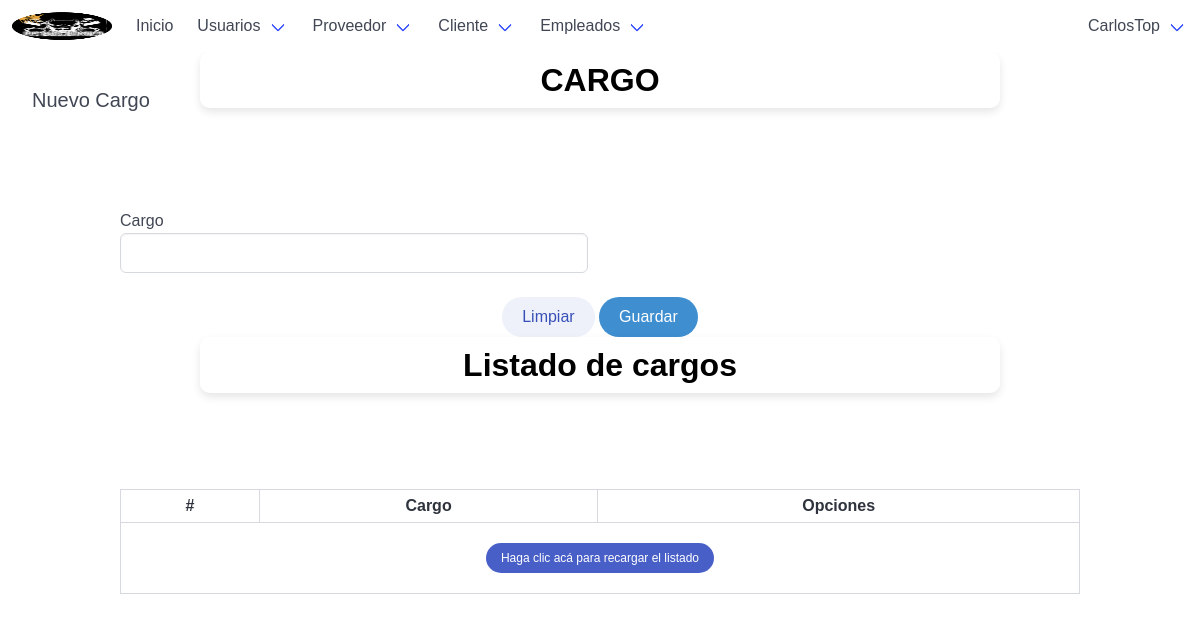
The page /postNew/2/ (signed in) on the database as committed earlier.
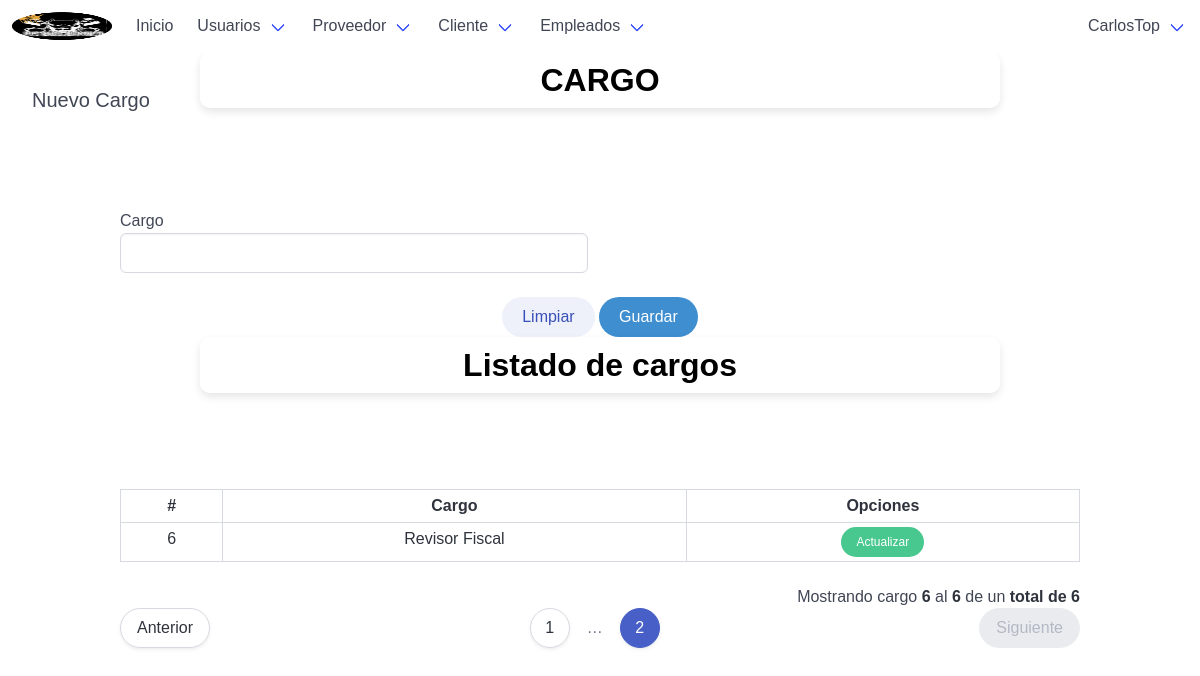
The same page on the database as committed later.
### tables this page shows
CREATE TABLE `cargos` (
  `id_cargos` int(11) NOT NULL,
  `tipo_cargo` varchar(50) NOT NULL
);

### autoload.php (called while the page is built, shortened)
<?php
    spl_autoload_register(function($clase){
        $archivo=__DIR__."/".$clase.".php";
        $archivo=str_replace("\\","/",$archivo);
    });

### app/models/viewsModel.php (called while the page is built, shortened)
<?php
	class viewsModel{
		protected function obtenerVistasModelo($vista){
			$listaBlanca=["dashboard","userNew","userList","userUpdate","userSearch","userPhoto","logOut","tsupplierNew","tsupplierUpdate","supplierNew","supplierUpdate","customerNew","customerList","postNew","postUpdate","employeeNew","employeeUpdate","informationshop"];
			if(in_array($vista, $listaBlanca)){
				if(is_file("./app/views/content/".$vista."-view.php")){
					$contenido="./app/views/content/".$vista."-view.php";
				}else{
					$contenido="404";
				}
			}elseif($vista=="login" || $vista=="index"){
				$contenido="login";
			}else{
				$contenido="404";
			}
			return $contenido;
		}
	}

### app/controllers/viewsController.php (called while the page is built, shortened)
<?php
	class viewsController extends viewsModel{
		public function obtenerVistasControlador($vista) {
			if ($vista == "login") {
				return "login";
			}elseif($vista == "customerNew" ) {
				return "customerNew";
			}elseif($vista == "informationshop" ) {
				return "informationshop";
			}elseif ($vista != "") {
				return $this->obtenerVistasModelo($vista);
			}
		}
	}

### app/controllers/postController.php (the view, shortened to what this page needs)
<?php
	class postController extends mainModel{
		public function listarPostControlador($pagina, $registros, $url, $busqueda) {
			$pagina = $this->limpiarCadena($pagina);
			$registros = $this->limpiarCadena($registros);
			$url = $this->limpiarCadena($url);
			$url = APP_URL . $url . "/";
			$busqueda = $this->limpiarCadena($busqueda);
			$tabla = "";
			$pagina = (isset($pagina) && $pagina > 0) ? (int)$pagina : 1;
			$inicio = ($pagina > 0) ? (($pagina * $registros) - $registros) : 0;
			if (isset($busqueda) && $busqueda != "") {
				$consulta_datos = "SELECT * FROM cargos WHERE (id_cargos LIKE '%$busqueda%' OR tipo_cargo LIKE '%$busqueda%') ORDER BY tipo_cargo ASC LIMIT $inicio, $registros";
				$consulta_total = "SELECT COUNT(id_cargos) FROM cargos WHERE (id_cargos LIKE '%$busqueda%' OR tipo_cargo LIKE '%$busqueda%')";
			} else {
				$consulta_datos = "SELECT * FROM cargos ORDER BY tipo_cargo ASC LIMIT $inicio, $registros";
				$consulta_total = "SELECT COUNT(id_cargos) FROM cargos";
			}
			$datos = $this->ejecutarConsulta($consulta_datos);
			$datos = $datos->fetchAll();
			$total = $this->ejecutarConsulta($consulta_total);
			$total = (int)$total->fetchColumn();
			$numeroPaginas = ceil($total / $registros);
			$tabla .= '
				<div class="table-container">
				<table class="table is-bordered is-striped is-narrow is-hoverable is-fullwidth">
					<thead>
						<tr>
							<th class="has-text-centered">#</th>
							<th class="has-text-centered">Cargo</th>
							<th class="has-text-centered" colspan="3">Opciones</th>
						</tr>
					</thead>
					<tbody>
			';
			if ($total >= 1 && $pagina <= $numeroPaginas) {
				$contador = $inicio + 1;
				$pag_inicio = $inicio + 1;
				foreach ($datos as $rows) {
					$tabla .= '
						<tr class="has-text-centered">
							<td>' . $contador . '</td>
							<td>' . $rows['tipo_cargo'] . '</td>
							<td>
								<a href="' . APP_URL . 'postUpdate/' . $rows['id_cargos'] . '/" class="button is-success is-rounded is-small">Actualizar</a>
							</td>
						</tr>
					';
					$contador++;
				}
				$pag_final = $contador - 1;
			} else {
				if ($total >= 1) {
					$tabla .= '
						<tr class="has-text-centered">
							<td colspan="7">
								<a href="' . $url . '1/" class="button is-link is-rounded is-small mt-4 mb-4">
									Haga clic acá para recargar el listado
								</a>
							</td>
						</tr>
					';
				}
			}
			$tabla .= '</tbody></table></div>';
			if ($total >= 1 && $pagina <= $numeroPaginas) {
				$tabla .= '<p class="has-text-right">Mostrando cargo <strong>' . $pag_inicio . '</strong> al <strong>' . $pag_final . '</strong> de un <strong>total de ' . $total . '</strong></p>';
				$tabla .= $this->paginadorTablas($pagina, $numeroPaginas, $url, 10);
			}
			return $tabla;
		}
	}

### index.php (shortened to what this page needs)
<?php
    require_once "./autoload.php";
    if(isset($_GET['views'])){
        $url=explode("/", $_GET['views']);
    }else{
        $url=["login"];
    }
?>
<!DOCTYPE html>
<html lang="es">
<head>
    <?php require_once "./app/views/inc/head.php"; ?>
</head>
<body>
    <?php
        $viewsController= new viewsController();
        $vista=$viewsController->obtenerVistasControlador($url[0]);
        if($vista=="login"||$vista=="customerNew"){
            require_once "./app/views/inc/navbar_inicio.php";
            require_once "./app/views/content/".$vista."-view.php";
        }elseif($vista=="informationshop"){
            require_once "./app/views/inc/navbar_inicio.php";
            require_once "./app/views/content/".$vista."-view.php";
        }elseif($vista=="404"){
            require_once "./app/views/content/".$vista."-view.php";
        }else{
            require_once "./app/views/inc/navbar.php";
            require_once $vista;
        }
    ?>
</body>
</html>

### app/views/inc/head.php (shortened to what this page needs)
<link rel="stylesheet" href="https://cdn.jsdelivr.net/npm/bulma@0.9.4/css/bulma.min.css">
<link rel="stylesheet" href="https://cdnjs.cloudflare.com/ajax/libs/font-awesome/5.15.4/css/all.min.css">
<link rel="stylesheet" href="<?php echo APP_URL; ?>app/views/css/estilos.css">
<link rel="stylesheet" href="<?php echo APP_URL; ?>app/views/css/bulma.min.css">
<link rel="stylesheet" href="<?php echo APP_URL; ?>app/views/css/sweetalert2.min.css">
<link rel="stylesheet" href="<?php echo APP_URL; ?>app/views/css/informationshop.css">

### app/views/inc/navbar.php (shortened to what this page needs)
<nav class="navbar">
    <div class="navbar-brand">
        <a class="navbar-item" href="<?php echo APP_URL; ?>dashboard/">
            <img src="<?php echo APP_URL; ?>app/views/img/Logo_Interfaz.png" alt="Bulma" width="100" height="100">
        </a>
    </div>
    <div id="navbarExampleTransparentExample" class="navbar-menu">
        <div class="navbar-start">
            <a class="navbar-item" href="<?php echo APP_URL; ?>dashboard/">
                Inicio
            </a>
            <div class="navbar-item has-dropdown is-hoverable">
                <a class="navbar-link" href="#">
                    Usuarios
                </a>
            </div>
            <div class="navbar-item has-dropdown is-hoverable">
                <a class="navbar-link" href="#">
                    Proveedor
                </a>
            </div>
            <div class="navbar-item has-dropdown is-hoverable">
                <a class="navbar-link" href="#">
                    Cliente
                </a>
            </div>
            <div class="navbar-item has-dropdown is-hoverable">
                <a class="navbar-link" href="#">
                    Empleados
                </a>
            </div>
        </div>
        <div class="navbar-end">
            <div class="navbar-item has-dropdown is-hoverable">
                <a class="navbar-link">
                    <?php echo $_SESSION['usuario']; ?>
                </a>
            </div>
        </div>
    </div>
</nav>

### app/views/content/postNew-view.php (shortened to what this page needs)
<div class="container is-fluid mb-6">
	<h1 class="title">CARGO</h1>
	<h2 class="subtitle">Nuevo Cargo</h2>
</div>
<div class="container pb-6 pt-6">
	<form class="FormularioAjax" action="<?php echo APP_URL; ?>app/ajax/cargoAjax.php" method="POST" autocomplete="off" enctype="multipart/form-data" >
		<div class="columns">
		  	<div class="column">
		    	<div class="control">
					<label>Cargo</label>
				  	<input class="input" type="text" name="tipo_cargo" pattern="[a-zA-ZáéíóúÁÉÍÓÚñÑ ]{3,40}" maxlength="50" required >
				</div>
		  	</div>
		  	<div class="column">
		  	</div>
		</div>
		<p class="has-text-centered">
			<button type="reset" class="button is-link is-light is-rounded">Limpiar</button>
			<button type="submit" class="button is-info is-rounded">Guardar</button>
		</p>
	</form>
	<div class="container is-fluid mb-6">
        <h6 class="title">Listado de cargos</h6>
    	</div>
		<div class="container pb-6 pt-6">
		<?php
			$insUsuario = new postController();
			echo $insUsuario->listarPostControlador($url[1],5,$url[0],"");
		?>
		</div>
</div>

### app/models/mainModel.php (shortened to what this page needs)
<?php
    class mainModel {
        private $server = DB_SERVER;
        private $db = DB_NAME;
        private $user = DB_USER;
        private $pass = DB_PASS;
        public function conectar(){
            $conexion = new PDO("mysql:host=".$this->server.";dbname=".$this->db,$this->user,$this->pass);
			$conexion->exec("SET CHARACTER SET utf8");
			return $conexion;
        }
        protected function ejecutarConsulta($consulta){
            $sql = $this->conectar()->prepare($consulta);
            $sql->execute();
            return $sql;
        }
        public function limpiarCadena($cadena){
			$palabras=["<script>","</script>","<script src","<script type=","SELECT * FROM","SELECT "," SELECT ","DELETE FROM","INSERT INTO","DROP TABLE","DROP DATABASE","TRUNCATE TABLE","SHOW TABLES","SHOW DATABASES","<?php","?>","--","^","<",">","==","=",";","::"];
			$cadena=trim($cadena);
			$cadena=stripslashes($cadena);
			$cadena=trim($cadena);
			$cadena=stripslashes($cadena);
			return $cadena;
		}
        protected function paginadorTablas($pagina,$numeroPaginas,$url,$botones){
	        $tabla='<nav class="pagination is-centered is-rounded" role="navigation" aria-label="pagination">';
	        if($pagina<=1){
	            $tabla.='
	            <a class="pagination-previous is-disabled" disabled >Anterior</a>
	            <ul class="pagination-list">
	            ';
	        }else{
	            $tabla.='
	            <a class="pagination-previous" href="'.$url.($pagina-1).'/">Anterior</a>
	            <ul class="pagination-list">
	                <li><a class="pagination-link" href="'.$url.'1/">1</a></li>
	                <li><span class="pagination-ellipsis">&hellip;</span></li>
	            ';
	        }
	        $ci=0;
	        for($i=$pagina; $i<=$numeroPaginas; $i++){
	            if($pagina==$i){
	                $tabla.='<li><a class="pagination-link is-current" href="'.$url.$i.'/">'.$i.'</a></li>';
	            }else{
	                $tabla.='<li><a class="pagination-link" href="'.$url.$i.'/">'.$i.'</a></li>';
	            }
	        }
	        if($pagina==$numeroPaginas){
	            $tabla.='
	            </ul>
	            <a class="pagination-next is-disabled" disabled >Siguiente</a>
	            ';
	        }
	        $tabla.='</nav>';
	        return $tabla;
	    }
    }

### app/views/css/estilos.css (style rules this page uses)
body,html { height: 100%; width: 100%; }
.title { font-size: 48px; font-weight: bold; margin: 0; }
.subtitle { font-size: 24px; margin: 10px 0; }

### app/views/css/informationshop.css (style rules this page uses)
body { margin: 0; padding: 0; font-family: Arial, sans-serif; box-sizing: border-box; overflow-x: hidden; }
.title { text-align: center; color: black; background-color: rgba(255, 255, 255, 0.7); padding: 10px 20px; border-radius: 10px; box-shadow: 0 4px 8px rgba(0, 0, 0, 0.1); width: 100%; max-width: 800px; margin: 0 auto; }
h1 { font-size: 2em; }
h2, h3, h4 { font-size: 1.5em; }
p, ul, li { font-size: 1em; line-height: 1.4; }

Rows that differ between the two databases and show on the page:
added cargos: tipo_cargo "Revisor Fiscal"
Other text that changed with them:
$pag_inicio: (not shown) → "6"
$pag_final: (not shown) → "6"
$total: (not shown) → "6"
text no longer shown: "Haga clic acá para recargar el listado"
text now shown: "Mostrando cargo al de un total de Anterior 1 … Siguiente"
new list line: "2"
